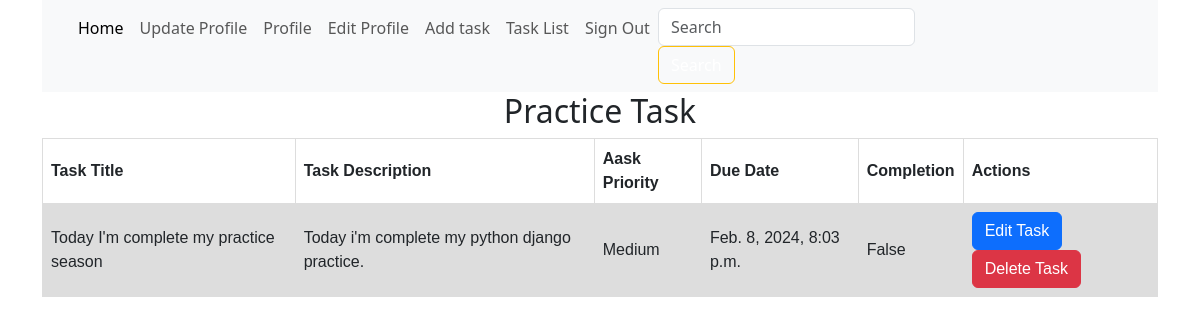
The app's page /practice/ (signed in) with its own data.
### task_app/models.py (models this page shows)
class Add_task(models.Model):
    PRIORITY = [
        ('High', 'High'),
        ('Medium', 'Medium'),
        ('Low', 'Low'),
    ]
    CATEGORIE = [
        ('proggraming', 'proggraming'),
        ('practice', 'practice'),
        ('contest', 'contest'),
    ]
    user = models.ForeignKey(Custom_user, on_delete=models.CASCADE, null=True)
    task_title = models.CharField(max_length=100, null=True)
    task_description = models.TextField()
    task_priority = models.CharField(choices=PRIORITY, max_length=30, null=True)
    due_date = models.DateTimeField(default=timezone.now)
    completion_status = models.BooleanField(default=False)
    task_categorie = models.CharField(choices=CATEGORIE, max_length=30, null=True)

### task_app/views.py (the view)
# urls.py: path('practice/', practice, name='practice'),
@login_required
def practice(request):
    tasks = Add_task.objects.filter(task_categorie='practice').order_by('user')
    context = {
        'tasks': tasks
    }
    return render(request, 'practice.html', context)

### templates/practice.html (shortened to what this page needs)
{% extends 'base.html' %}
{% block body_content %}
<!DOCTYPE html>
<html>
<head>
</head>
<body>
<h2 style="text-align: center;">Practice Task</h2>
<table>
  <tr>
    <th>Task Title</th>
    <th>Task Description</th>
    <th>Aask Priority</th>
    <th>Due Date</th>
    <th>Completion</th>
    <th>Actions</th>
  </tr>
  {% for task in tasks %}
  <tr>
    <td>{{ task.task_title }} </td>
    <td>{{ task.task_description }}</td>
    <td>{{ task.task_priority }}</td>
    <td>{{ task.due_date }}</td>
    <td>{{ task.completion_status }}</td>
    <td>
      <a href="{% url 'edittask' task.id %}">
        <button type="submit" class="btn btn-primary"> Edit Task</button>
      </a>
      <a href="{% url 'deletetask' task.id %}">
        <button type="submit" class="btn btn-danger"> Delete Task</button>
      </a>
    </td>
  </tr>
  {% endfor %}
</table>
</body>
</html>
{% endblock body_content %}

### templates/practice.html (style rules this page uses)
table { font-family: arial, sans-serif; border-collapse: collapse; width: 100%; }
td, th { border: 1px solid #dddddd; text-align: left; padding: 8px; }
tr:nth-child(even) { background-color: #dddddd; }

### records on screen
Add_task: task_title "Today I'm complete my practice season", task_description "Today i'm complete my python django practice.", task_priority "Medium", due_date "Feb. 8, 2024, 8:03 p.m.", completion_status "False"
